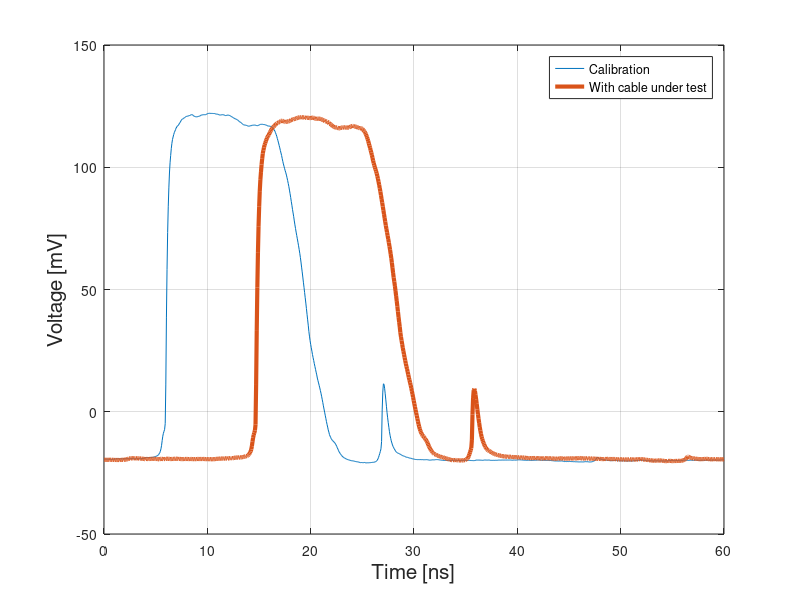

Source code (MATLAB):
load assignment2bData

plot(timeCal, voltageCal, timeExtra, voltageExtra, 'LineWidth',3)
legend('Calibration', 'With cable under test')
xlabel('Time [ns]','Fontsize',15)
ylabel('Voltage [mV]','Fontsize',15)
grid on
set(gcf, 'Position', [0 0 1000 300])